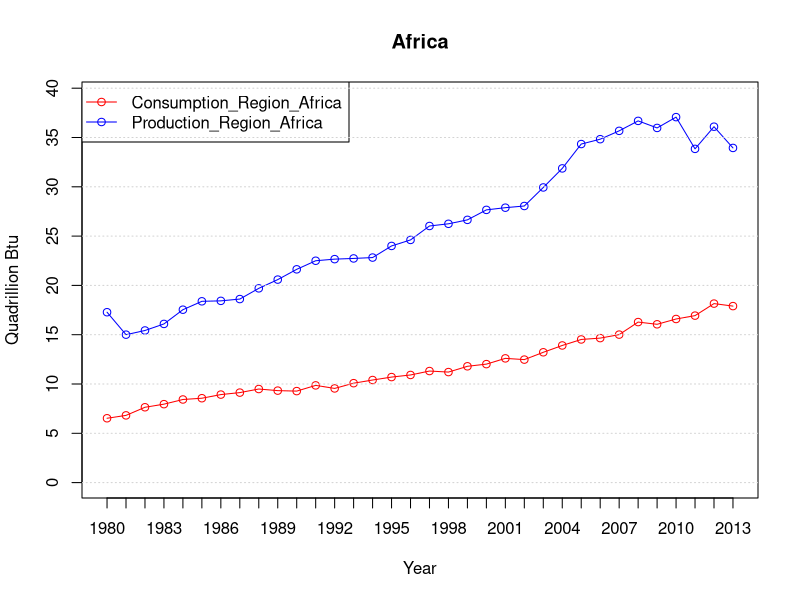
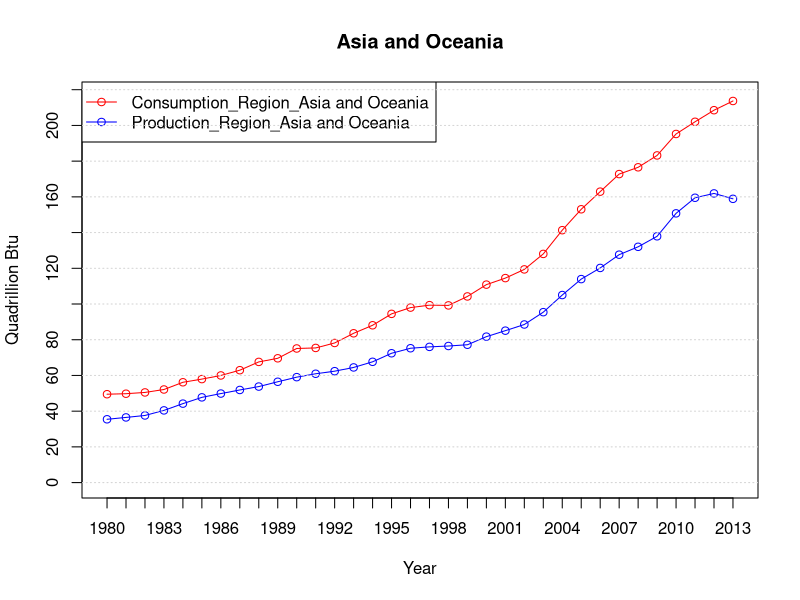
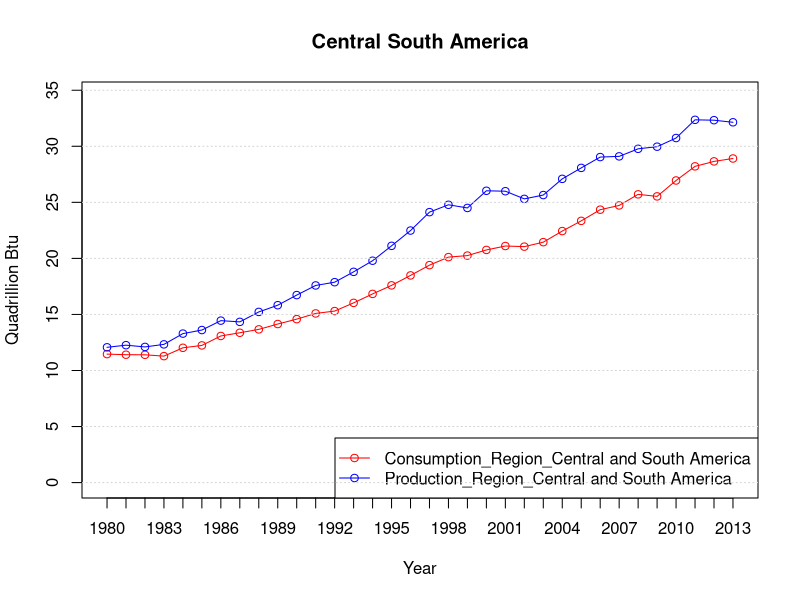
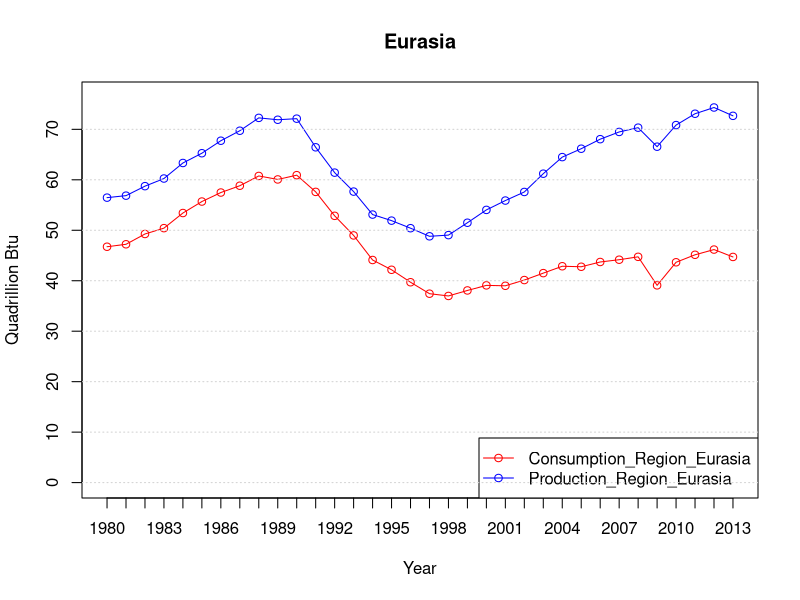
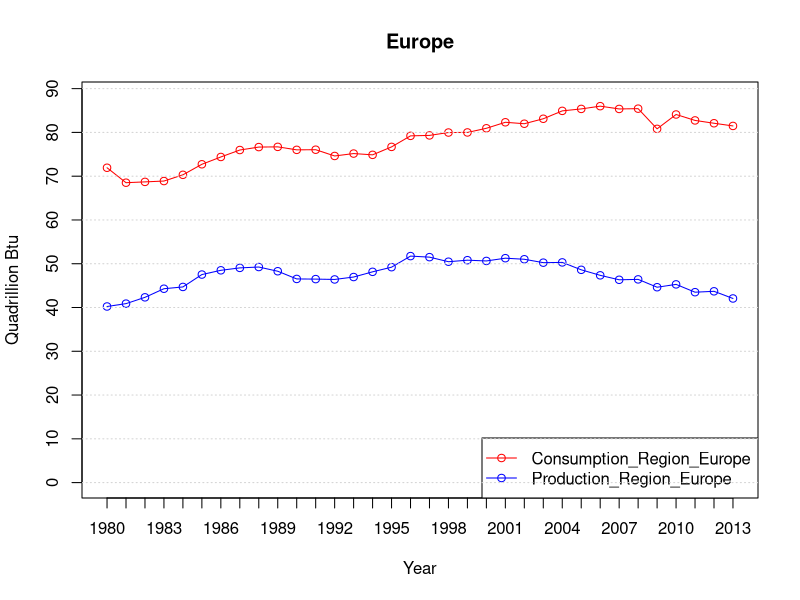
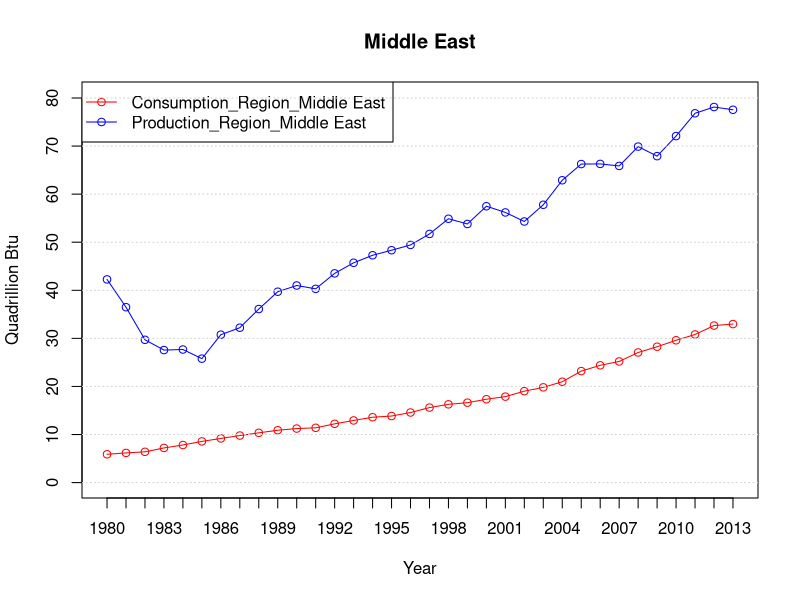
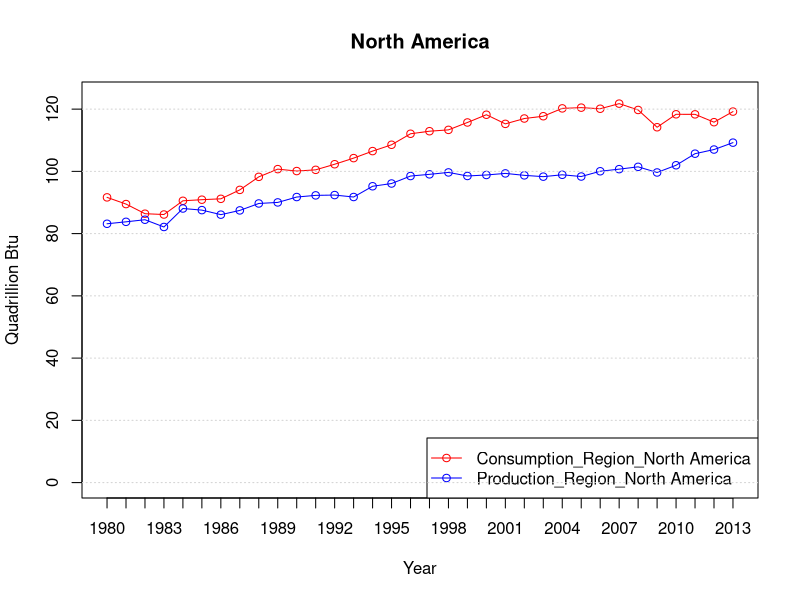
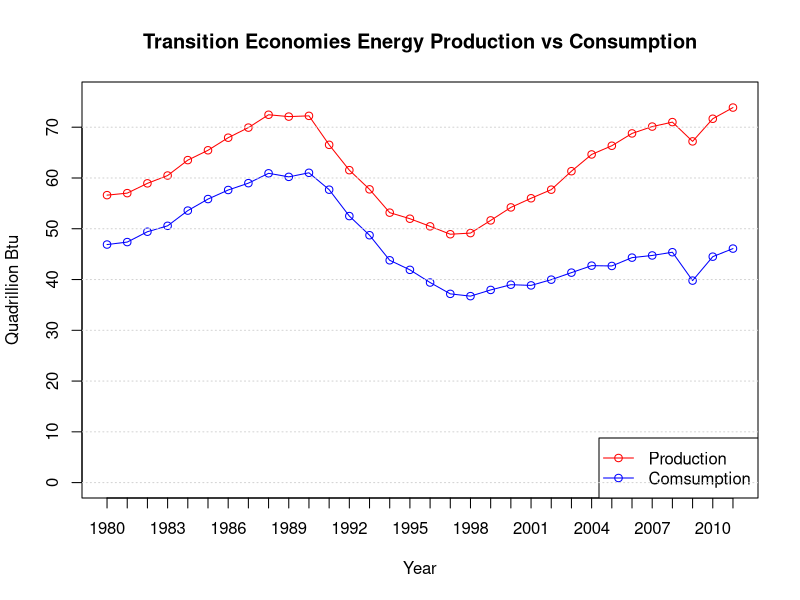

These figures' R source, in order:
## ---- chunk 1

#Africa region
Consumption_region<-read.csv("Consumption_region.csv")
Production_region<-read.csv("Production_region.csv")
#use xaxt="n" to delete the general form of x axis. lab can set the interval number calibration 
plot(Consumption_region$Africa,xaxt="n", lab=c(34,8,12),type = "o",col = "red", xlab = "Year", ylab = "Quadrillion Btu", ylim=c(0,max(Production_region$Africa)+2), main = "Africa")
lines(Production_region$Africa, type = "o", col = "blue" )
axis(1,at=c(1:34),labels=c(1980:2013))
legend("topleft",legend=c("Consumption_Region_Africa","Production_Region_Africa"),col=c("red","blue"),pch=c(21,21),lty=1)
grid(nx=NA,ny=NULL)


#Asia and Oceania
plot(Consumption_region$Asia.Oceania,xaxt="n", lab=c(34,8,12),type = "o",col = "red", xlab = "Year", ylab = "Quadrillion Btu", ylim=c(0,max(Consumption_region$Asia.Oceania)+2), main = "Asia and Oceania")
lines(Production_region$Asia...Oceania, type = "o", col = "blue" )
axis(1,at=c(1:34),labels=c(1980:2013))
legend("topleft",legend=c("Consumption_Region_Asia and Oceania","Production_Region_Asia and Oceania"),col=c("red","blue"),pch=c(21,21),lty=1)
grid(nx=NA,ny=NULL)


#Central and South America
plot(Consumption_region$Central.South.America,xaxt="n", lab=c(34,8,12),type = "o",col = "red", xlab = "Year", ylab = "Quadrillion Btu", ylim=c(0,max(Production_region$Central...South.America)+2), main = "Central South America")
lines(Production_region$Central...South.America, type = "o", col = "blue" )
axis(1,at=c(1:34),labels=c(1980:2013))
legend("bottomright",legend=c("Consumption_Region_Central and South America","Production_Region_Central and South America"),col=c("red","blue"),pch=c(21,21),lty=1)
grid(nx=NA,ny=NULL)

#Eurasia
plot(Consumption_region$Eurasia,xaxt="n", lab=c(34,8,12),type = "o",col = "red", xlab = "Year", ylab = "Quadrillion Btu", ylim=c(0,max(Production_region$Eurasia)+2), main = "Eurasia")
lines(Production_region$Eurasia, type = "o", col = "blue" )
axis(1,at=c(1:34),labels=c(1980:2013))
legend("bottomright",legend=c("Consumption_Region_Eurasia","Production_Region_Eurasia"),col=c("red","blue"),pch=c(21,21),lty=1)
grid(nx=NA,ny=NULL)

#Europe
plot(Consumption_region$Europe,xaxt="n", lab=c(34,8,12),type = "o",col = "red", xlab = "Year", ylab = "Quadrillion Btu", ylim=c(0,max(Consumption_region$Europe)+2), main = "Europe")
lines(Production_region$Europe, type = "o", col = "blue" )
axis(1,at=c(1:34),labels=c(1980:2013))
legend("bottomright",legend=c("Consumption_Region_Europe","Production_Region_Europe"),col=c("red","blue"),pch=c(21,21),lty=1)
grid(nx=NA,ny=NULL)

#Middle East
plot(Consumption_region$Middle.East,xaxt="n", lab=c(34,8,12),type = "o",col = "red", xlab = "Year", ylab = "Quadrillion Btu", ylim=c(0,max(Production_region$Middle.East)+2), main = "Middle East")
lines(Production_region$Middle.East, type = "o", col = "blue" )
axis(1,at=c(1:34),labels=c(1980:2013))
legend("topleft",legend=c("Consumption_Region_Middle East","Production_Region_Middle East"),col=c("red","blue"),pch=c(21,21),lty=1)
grid(nx=NA,ny=NULL)


#North America
plot(Consumption_region$North.America,xaxt="n", lab=c(34,8,12),type = "o",col = "red", xlab = "Year", ylab = "Quadrillion Btu", ylim=c(0,max(Consumption_region$North.America)+2), main = "North America")
lines(Production_region$North.America, type = "o", col = "blue" )
axis(1,at=c(1:34),labels=c(1980:2013))
legend("bottomright",legend=c("Consumption_Region_North America","Production_Region_North America"),col=c("red","blue"),pch=c(21,21),lty=1)
grid(nx=NA,ny=NULL)
## ---- chunk 2
trans <- read.csv("Transition_Economies_Prod_minus_Cons.csv")
plot(trans$Prod,xaxt="n", lab=c(34,8,5),type = "o",col = "red", xlab = "Year", ylab = "Quadrillion Btu", ylim=c(0,max(trans$Prod)+2), main = "Transition Economies Energy Production vs Consumption")
axis(1,at=c(1:32),labels=c(1980:2011))
lines(trans$Cons, type = "o", col = "blue" )
legend("bottomright",legend=c("Production","Comsumption"),col=c("red","blue"),pch=c(21,21),lty=1)
grid(nx=NA,ny=NULL)
## ---- chunk 3
trans <- read.csv("Transition_Economies_Prod_minus_Cons.csv")
plot(trans$Diff,xaxt="n", lab=c(32,5,5),type = "o",col = "red", xlab = "Year", ylab = "Quadrillion Btu", ylim=c(min(trans$Diff),max(trans$Diff)+2), main = "Transition Economies Energy Deficit")
axis(1,at=c(1:32),labels=c(1980:2011))
grid(nx=NA,ny=NULL)
## ---- chunk 4
transRuss <- read.csv("Transition_Economies_Sans_Russie_Prod_minus_Cons.csv")
plot(transRuss$Prod,xaxt="n", lab=c(34,5,10),type = "o",col = "red", xlab = "Year", ylab = "Quadrillion Btu", ylim=c(0,max(transRuss$Prod)+2), main = "Transition Economies Prod vs Cons without Russia")
axis(1,at=c(1:32),labels=c(1980:2011))
lines(transRuss$Cons, type = "o", col = "blue" )
legend("bottomright",legend=c("Production","Comsumption"),col=c("red","blue"),pch=c(21,21),lty=1)
grid(nx=NA,ny=NULL)
## ---- chunk 5
transRuss <- read.csv("Transition_Economies_Sans_Russie_Prod_minus_Cons.csv")
plot(transRuss$Diff,xaxt="n", lab=c(32,5,5),type = "o",col = "red", xlab = "Year", ylab = "Quadrillion Btu", ylim=c(min(transRuss$Diff),max(transRuss$Diff)+2), main = "Transition Economies Energy Deficit without Russia")
axis(1,at=c(1:32),labels=c(1980:2011))
grid(nx=NA,ny=NULL)
## ---- chunk 6
developing <- read.csv("Developing_Economies_Deficit.csv")
plot(developing$Prod,xaxt="n", lab=c(5,5,10),type = "o",col = "red", xlab = "Year", ylab = "Quadrillion Btu", ylim=c(0,max(developing$Prod)+2), main = "Developing Economies Energy Prod vs Cons")
lines(developing$Cons, type = "o", col = "blue" )
axis(1,at=c(1:34),labels=c(1980:2013))
grid(nx=NA,ny=NULL)
legend("bottomright",legend=c("Production","Consumption"),col=c("red","blue"),pch=c(21,21),lty=1)
## ---- chunk 7
developing <- read.csv("Developing_Economies_Deficit.csv")
plot(developing$Diff,xaxt="n", lab=c(5,5,10),type = "o",col = "red", xlab = "Year", ylab = "Quadrillion Btu", ylim=c(min(developing$Diff)-10,max(developing$Diff)+10), main = "Developing Economies Deficit")
axis(1,at=c(1:34),labels=c(1980:2013))
grid(nx=NA,ny=NULL)
## ---- chunk 8
developed <- read.csv("Developed_Economies_Deficit.csv")
plot(developed$Prod,xaxt="n", lab=c(5,5,10),type = "o",col = "red", xlab = "Year", ylab = "Quadrillion Btu", ylim=c(0,max(developed$Prod)+70), main = "Developed Economies Prod vs Cons")
axis(1,at=c(1:34),labels=c(1980:2013))
lines(developed$Cons, type = "o", col = "blue" )
legend("bottomright",legend=c("Production","Consumption"),col=c("red","blue"),pch=c(21,21),lty=1)
grid(nx=NA,ny=NULL)
## ---- chunk 9
developed <- read.csv("Developed_Economies_Deficit.csv")
plot(developed$Diff,xaxt="n", lab=c(5,5,10),type = "o",col = "red", xlab = "Year", ylab = "Quadrillion Btu", ylim=c(min(developed$Diff)-10,max(developed$Diff)+10), main = "Developed Economies Deficit")
axis(1,at=c(1:34),labels=c(1980:2013))
grid(nx=NA,ny=NULL)

## ---- chunk 10
w <- read.csv("Wars.csv")
plot(w$Iran_P, xaxt="n", lab=c(34,8,12),type = "o",col = "red", xlab = "Year", ylab = "Iran (Energy Production)")

axis(1,at=c(1:34),labels=c(1980:2013))

rect(1,0,9,20,density=20,col="blue")

legend("bottomright", legend=c("Iran-Iraq War"), fill=c("blue"), density=c(20), bty="n")

## ---- chunk 11
w <- read.csv("Wars.csv")
plot(w$Iran_C, xaxt="n", lab=c(34,8,12),type = "o",col = "red", xlab = "Year", ylab = "Iran (Energy Consumption)")

axis(1,at=c(1:34),labels=c(1980:2013))

rect(1,0,9,20,density=20,col="blue")

legend("bottomright", legend=c("Iran-Iraq War"), fill=c("blue"), density=c(20), bty="n")
## ---- chunk 12
w <- read.csv("Wars.csv")
plot(w$Iraq_P, xaxt="n", lab=c(34,8,12),type = "o",col = "red", xlab = "Year", ylab = "Iraq (Energy Production)")

axis(1,at=c(1:34),labels=c(1980:2013))

rect(1,0,9,20,density=20,col="blue")

legend("bottomright", legend=c("Iran-Iraq War"), fill=c("blue"), density=c(20), bty="n")
## ---- chunk 13
w <- read.csv("Wars.csv")
plot(w$Iraq_C, xaxt="n", lab=c(34,8,12),type = "o",col = "red", xlab = "Year", ylab = "Iraq (Energy Consumption)")

axis(1,at=c(1:34),labels=c(1980:2013))

rect(1,0,9,20,density=20,col="blue")

legend("bottomright", legend=c("Iran-Iraq War"), fill=c("blue"), density=c(20), bty="n")
